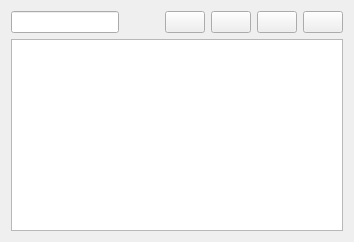
     <widget class="QWidget" name="tab_document">
      <attribute name="title">
       <string>Document</string>
      </attribute>
      <layout class="QVBoxLayout" name="verticalLayout_9">
       <item>
        <layout class="QVBoxLayout" name="verticalLayout_8">
         <item>
          <layout class="QHBoxLayout" name="horizontalLayout_14">
           <item>
            <widget class="QLineEdit" name="doc_id"/>
           </item>
           <item>
            <spacer name="horizontalSpacer_19">
             <property name="orientation">
              <enum>Qt::Horizontal</enum>
             </property>
             <property name="sizeHint" stdset="0">
              <size>
               <width>40</width>
               <height>20</height>
              </size>
             </property>
            </spacer>
           </item>
           <item>
            <widget class="QPushButton" name="btn_doc_insert">
             <property name="text">
              <string/>
             </property>
             <property name="icon">
              <iconset>
               <normaloff>../icons/111b.png</normaloff>../icons/111b.png</iconset>
             </property>
            </widget>
           </item>
           <item>
            <widget class="QPushButton" name="btn_doc_delete">
             <property name="icon">
              <iconset>
               <normaloff>../icons/112b.png</normaloff>../icons/112b.png</iconset>
             </property>
            </widget>
           </item>
           <item>
            <widget class="QPushButton" name="btn_doc_new">
             <property name="text">
              <string/>
             </property>
             <property name="icon">
              <iconset>
               <normaloff>../icons/34.png</normaloff>../icons/34.png</iconset>
             </property>
            </widget>
           </item>
           <item>
            <widget class="QPushButton" name="btn_open_doc">
             <property name="text">
              <string/>
             </property>
             <property name="icon">
              <iconset>
               <normaloff>../icons/170b.png</normaloff>../icons/170b.png</iconset>
             </property>
            </widget>
           </item>
          </layout>
         </item>
         <item>
          <widget class="QTableView" name="tbl_document"/>
         </item>
        </layout>
       </item>
      </layout>
     </widget>
